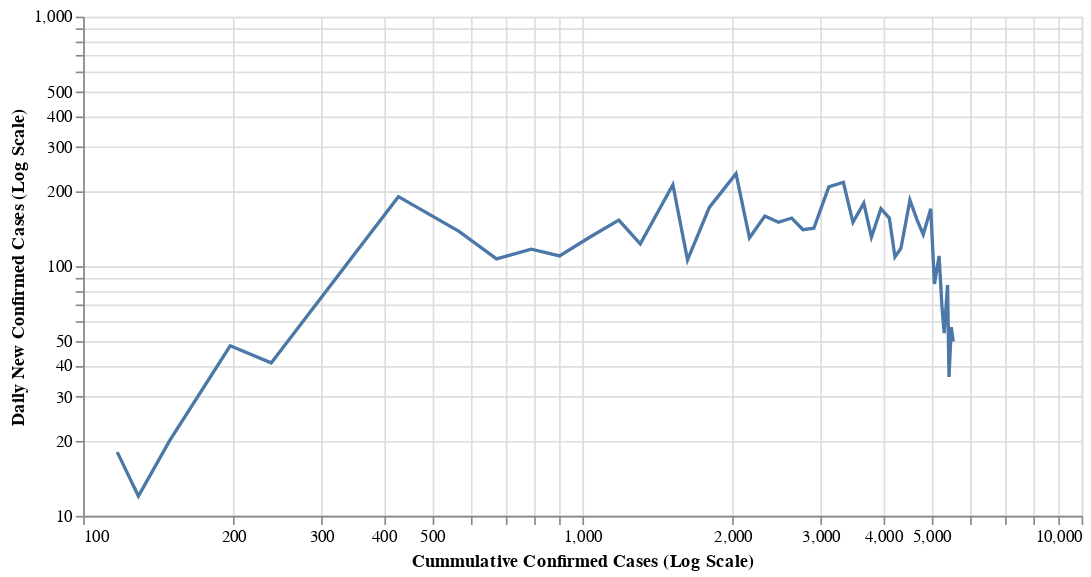

Here is the notebook cell this chart was saved with:
### Markdown cell above
### Is the curve is flatterning in Malaysia?
> Inflection-sensitive chart for detecting successful interventions, from the article "How To Tell If We're Beating COVID-19".

### Code cell
#hide_input
df_confirmed_my['New Cases'] = df_confirmed_my['Cummulative Cases'].diff()
_data = df_confirmed_my[(df_confirmed_my['Cummulative Cases'] > 100) & df_confirmed_my['New Cases'] > 0]
_curve_line = alt.Chart(_data).mark_line().encode(
    alt.X('Cummulative Cases:Q', scale=alt.Scale(type='log'), title = 'Cummulative Confirmed Cases (Log Scale)'), 
    alt.Y('New Cases:Q', scale=alt.Scale(type='log'), title = 'Daily New Confirmed Cases (Log Scale)')
).properties(width = 600)

df_confirmed_my[df_confirmed_my['Reported Date'].isin(['2020-03-18', '2020-04-01', '2020-04-15'])]
_curve_line

### Figure 1 — Vega-Lite specification as saved in the notebook (floating-point values rounded to 4 significant figures)
{"config": {"view": {"continuousWidth": 400, "continuousHeight": 300}}, "data": {"name": "data-832aae42a0b254de5bcd55646d665a80"}, "mark": "line", "encoding": {"x": {"type": "quantitative", "field": "Cummulative Cases", "scale": {"type": "log"}, "title": "Cummulative Confirmed Cases (Log Scale)"}, "y": {"type": "quantitative", "field": "New Cases", "scale": {"type": "log"}, "title": "Daily New Confirmed Cases (Log Scale)"}}, "width": 600, "$schema": "https://vega.github.io/schema/vega-lite/v4.8.1.json", "datasets": {"data-832aae42a0b254de5bcd55646d665a80": [{"Reported Date": "2020-03-09T00:00:00", "Cummulative Cases": 117, "New Cases": 18.0}, {"Reported Date": "2020-03-10T00:00:00", "Cummulative Cases": 129, "New Cases": 12.0}, {"Reported Date": "2020-03-11T00:00:00", "Cummulative Cases": 149, "New Cases": 20.0}, {"Reported Date": "2020-03-13T00:00:00", "Cummulative Cases": 197, "New Cases": 48.0}, {"Reported Date": "2020-03-14T00:00:00", "Cummulative Cases": 238, "New Cases": 41.0}, {"Reported Date": "2020-03-15T00:00:00", "Cummulative Cases": 428, "New Cases": 190.0}, {"Reported Date": "2020-03-16T00:00:00", "Cummulative Cases": 566, "New Cases": 138.0}, {"Reported Date": "2020-03-17T00:00:00", "Cummulative Cases": 673, "New Cases": 107.0}, {"Reported Date": "2020-03-18T00:00:00", "Cummulative Cases": 790, "New Cases": 117.0}, {"Reported Date": "2020-03-19T00:00:00", "Cummulative Cases": 900, "New Cases": 110.0}, {"Reported Date": "2020-03-20T00:00:00", "Cummulative Cases": 1030, "New Cases": 130.0}, {"Reported Date": "2020-03-21T00:00:00", "Cummulative Cases": 1183, "New Cases": 153.0}, {"Reported Date": "2020-03-22T00:00:00", "Cummulative Cases": 1306, "New Cases": 123.0}, {"Reported Date": "2020-03-23T00:00:00", "Cummulative Cases": 1518, "New Cases": 212.0}, {"Reported Date": "2020-03-24T00:00:00", "Cummulative Cases": 1624, "New Cases": 106.0}, {"Reported Date": "2020-03-25T00:00:00", "Cummulative Cases": 1796, "New Cases": 172.0}, {"Reported Date": "2020-03-26T00:00:00", "Cummulative Cases": 2031, "New Cases": 235.0}, {"Reported Date": "2020-03-27T00:00:00", "Cummulative Cases": 2161, "New Cases": 130.0}, {"Reported Date": "2020-03-28T00:00:00", "Cummulative Cases": 2320, "New Cases": 159.0}, {"Reported Date": "2020-03-29T00:00:00", "Cummulative Cases": 2470, "New Cases": 150.0}, {"Reported Date": "2020-03-30T00:00:00", "Cummulative Cases": 2626, "New Cases": 156.0}, {"Reported Date": "2020-03-31T00:00:00", "Cummulative Cases": 2766, "New Cases": 140.0}, {"Reported Date": "2020-04-01T00:00:00", "Cummulative Cases": 2908, "New Cases": 142.0}, {"Reported Date": "2020-04-02T00:00:00", "Cummulative Cases": 3116, "New Cases": 208.0}, {"Reported Date": "2020-04-03T00:00:00", "Cummulative Cases": 3333, "New Cases": 217.0}, {"Reported Date": "2020-04-04T00:00:00", "Cummulative Cases": 3483, "New Cases": 150.0}, {"Reported Date": "2020-04-05T00:00:00", "Cummulative Cases": 3662, "New Cases": 179.0}, {"Reported Date": "2020-04-06T00:00:00", "Cummulative Cases": 3793, "New Cases": 131.0}, {"Reported Date": "2020-04-07T00:00:00", "Cummulative Cases": 3963, "New Cases": 170.0}, {"Reported Date": "2020-04-08T00:00:00", "Cummulative Cases": 4119, "New Cases": 156.0}, {"Reported Date": "2020-04-09T00:00:00", "Cummulative Cases": 4228, "New Cases": 109.0}, {"Reported Date": "2020-04-10T00:00:00", "Cummulative Cases": 4346, "New Cases": 118.0}, {"Reported Date": "2020-04-11T00:00:00", "Cummulative Cases": 4530, "New Cases": 184.0}, {"Reported Date": "2020-04-12T00:00:00", "Cummulative Cases": 4683, "New Cases": 153.0}, {"Reported Date": "2020-04-13T00:00:00", "Cummulative Cases": 4817, "New Cases": 134.0}, {"Reported Date": "2020-04-14T00:00:00", "Cummulative Cases": 4987, "New Cases": 170.0}, {"Reported Date": "2020-04-15T00:00:00", "Cummulative Cases": 5072, "New Cases": 85.0}, {"Reported Date": "2020-04-16T00:00:00", "Cummulative Cases": 5182, "New Cases": 110.0}, {"Reported Date": "2020-04-17T00:00:00", "Cummulative Cases": 5251, "New Cases": 69.0}, {"Reported Date": "2020-04-18T00:00:00", "Cummulative Cases": 5305, "New Cases": 54.0}, {"Reported Date": "2020-04-19T00:00:00", "Cummulative Cases": 5389, "New Cases": 84.0}, {"Reported Date": "2020-04-20T00:00:00", "Cummulative Cases": 5425, "New Cases": 36.0}, {"Reported Date": "2020-04-21T00:00:00", "Cummulative Cases": 5482, "New Cases": 57.0}, {"Reported Date": "2020-04-22T00:00:00", "Cummulative Cases": 5532, "New Cases": 50.0}]}}
